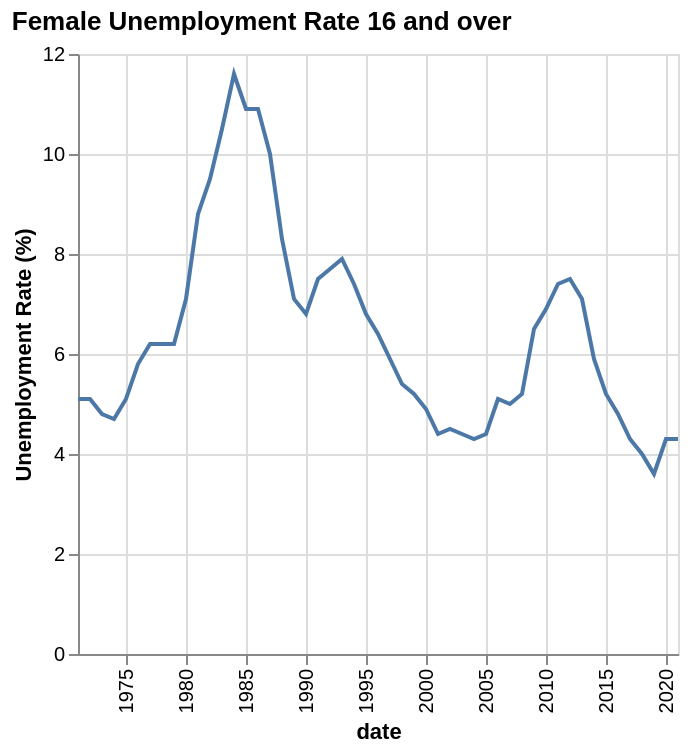

Vega-Lite specification stored for this chart:
### Vega-Lite specification from a JSON file in a GitHub repository (floating-point values rounded to 4 significant figures)
{"$schema": "https://vega.github.io/schema/vega-lite/v5.json", "title": {"text": "Female Unemployment Rate 16 and over", "subtitleFontStyle": "italic", "subtitleFontSize": 10, "anchor": "start", "color": "black"}, "data": {"values": [{"date": "1971", "label": "1971", "month": "", "quarter": "", "sourceDataset": "LMS", "updateDate": "2015-10-13T23:00:00.000Z", "value": "5.1", "year": "1971"}, {"date": "1972", "label": "1972", "month": "", "quarter": "", "sourceDataset": "LMS", "updateDate": "2015-10-13T23:00:00.000Z", "value": "5.1", "year": "1972"}, {"date": "1973", "label": "1973", "month": "", "quarter": "", "sourceDataset": "LMS", "updateDate": "2015-10-13T23:00:00.000Z", "value": "4.8", "year": "1973"}, {"date": "1974", "label": "1974", "month": "", "quarter": "", "sourceDataset": "LMS", "updateDate": "2015-10-13T23:00:00.000Z", "value": "4.7", "year": "1974"}, {"date": "1975", "label": "1975", "month": "", "quarter": "", "sourceDataset": "LMS", "updateDate": "2015-10-13T23:00:00.000Z", "value": "5.1", "year": "1975"}, {"date": "1976", "label": "1976", "month": "", "quarter": "", "sourceDataset": "LMS", "updateDate": "2015-10-13T23:00:00.000Z", "value": "5.8", "year": "1976"}, {"date": "1977", "label": "1977", "month": "", "quarter": "", "sourceDataset": "LMS", "updateDate": "2015-10-13T23:00:00.000Z", "value": "6.2", "year": "1977"}, {"date": "1978", "label": "1978", "month": "", "quarter": "", "sourceDataset": "LMS", "updateDate": "2015-10-13T23:00:00.000Z", "value": "6.2", "year": "1978"}, {"date": "1979", "label": "1979", "month": "", "quarter": "", "sourceDataset": "LMS", "updateDate": "2015-10-13T23:00:00.000Z", "value": "6.2", "year": "1979"}, {"date": "1980", "label": "1980", "month": "", "quarter": "", "sourceDataset": "LMS", "updateDate": "2015-10-13T23:00:00.000Z", "value": "7.1", "year": "1980"}, {"date": "1981", "label": "1981", "month": "", "quarter": "", "sourceDataset": "LMS", "updateDate": "2015-10-13T23:00:00.000Z", "value": "8.8", "year": "1981"}, {"date": "1982", "label": "1982", "month": "", "quarter": "", "sourceDataset": "LMS", "updateDate": "2015-10-13T23:00:00.000Z", "value": "9.5", "year": "1982"}, {"date": "1983", "label": "1983", "month": "", "quarter": "", "sourceDataset": "LMS", "updateDate": "2015-10-13T23:00:00.000Z", "value": "10.5", "year": "1983"}, {"date": "1984", "label": "1984", "month": "", "quarter": "", "sourceDataset": "LMS", "updateDate": "2015-10-13T23:00:00.000Z", "value": "11.6", "year": "1984"}, {"date": "1985", "label": "1985", "month": "", "quarter": "", "sourceDataset": "LMS", "updateDate": "2015-10-13T23:00:00.000Z", "value": "10.9", "year": "1985"}, {"date": "1986", "label": "1986", "month": "", "quarter": "", "sourceDataset": "LMS", "updateDate": "2015-10-13T23:00:00.000Z", "value": "10.9", "year": "1986"}, {"date": "1987", "label": "1987", "month": "", "quarter": "", "sourceDataset": "LMS", "updateDate": "2015-10-13T23:00:00.000Z", "value": "10.0", "year": "1987"}, {"date": "1988", "label": "1988", "month": "", "quarter": "", "sourceDataset": "LMS", "updateDate": "2015-10-13T23:00:00.000Z", "value": "8.3", "year": "1988"}, {"date": "1989", "label": "1989", "month": "", "quarter": "", "sourceDataset": "LMS", "updateDate": "2015-10-13T23:00:00.000Z", "value": "7.1", "year": "1989"}, {"date": "1990", "label": "1990", "month": "", "quarter": "", "sourceDataset": "LMS", "updateDate": "2015-10-13T23:00:00.000Z", "value": "6.8", "year": "1990"}, {"date": "1991", "label": "1991", "month": "", "quarter": "", "sourceDataset": "LMS", "updateDate": "2015-10-13T23:00:00.000Z", "value": "7.5", "year": "1991"}, {"date": "1992", "label": "1992", "month": "", "quarter": "", "sourceDataset": "LMS", "updateDate": "2015-10-13T23:00:00.000Z", "value": "7.7", "year": "1992"}, {"date": "1993", "label": "1993", "month": "", "quarter": "", "sourceDataset": "LMS", "updateDate": "2015-10-13T23:00:00.000Z", "value": "7.9", "year": "1993"}, {"date": "1994", "label": "1994", "month": "", "quarter": "", "sourceDataset": "LMS", "updateDate": "2015-10-13T23:00:00.000Z", "value": "7.4", "year": "1994"}, {"date": "1995", "label": "1995", "month": "", "quarter": "", "sourceDataset": "LMS", "updateDate": "2015-10-13T23:00:00.000Z", "value": "6.8", "year": "1995"}, {"date": "1996", "label": "1996", "month": "", "quarter": "", "sourceDataset": "LMS", "updateDate": "2015-10-13T23:00:00.000Z", "value": "6.4", "year": "1996"}, {"date": "1997", "label": "1997", "month": "", "quarter": "", "sourceDataset": "LMS", "updateDate": "2015-10-13T23:00:00.000Z", "value": "5.9", "year": "1997"}, {"date": "1998", "label": "1998", "month": "", "quarter": "", "sourceDataset": "LMS", "updateDate": "2015-10-13T23:00:00.000Z", "value": "5.4", "year": "1998"}, {"date": "1999", "label": "1999", "month": "", "quarter": "", "sourceDataset": "LMS", "updateDate": "2015-10-13T23:00:00.000Z", "value": "5.2", "year": "1999"}, {"date": "2000", "label": "2000", "month": "", "quarter": "", "sourceDataset": "LMS", "updateDate": "2015-10-13T23:00:00.000Z", "value": "4.9", "year": "2000"}, {"date": "2001", "label": "2001", "month": "", "quarter": "", "sourceDataset": "LMS", "updateDate": "2015-10-13T23:00:00.000Z", "value": "4.4", "year": "2001"}, {"date": "2002", "label": "2002", "month": "", "quarter": "", "sourceDataset": "LMS", "updateDate": "2015-10-13T23:00:00.000Z", "value": "4.5", "year": "2002"}, {"date": "2003", "label": "2003", "month": "", "quarter": "", "sourceDataset": "LMS", "updateDate": "2015-10-13T23:00:00.000Z", "value": "4.4", "year": "2003"}, {"date": "2004", "label": "2004", "month": "", "quarter": "", "sourceDataset": "LMS", "updateDate": "2015-10-13T23:00:00.000Z", "value": "4.3", "year": "2004"}, {"date": "2005", "label": "2005", "month": "", "quarter": "", "sourceDataset": "LMS", "updateDate": "2015-10-13T23:00:00.000Z", "value": "4.4", "year": "2005"}, {"date": "2006", "label": "2006", "month": "", "quarter": "", "sourceDataset": "LMS", "updateDate": "2015-10-13T23:00:00.000Z", "value": "5.1", "year": "2006"}, {"date": "2007", "label": "2007", "month": "", "quarter": "", "sourceDataset": "LMS", "updateDate": "2015-10-13T23:00:00.000Z", "value": "5.0", "year": "2007"}, {"date": "2008", "label": "2008", "month": "", "quarter": "", "sourceDataset": "LMS", "updateDate": "2015-10-13T23:00:00.000Z", "value": "5.2", "year": "2008"}, {"date": "2009", "label": "2009", "month": "", "quarter": "", "sourceDataset": "LMS", "updateDate": "2015-10-13T23:00:00.000Z", "value": "6.5", "year": "2009"}, {"date": "2010", "label": "2010", "month": "", "quarter": "", "sourceDataset": "LMS", "updateDate": "2015-10-13T23:00:00.000Z", "value": "6.9", "year": "2010"}, {"date": "2011", "label": "2011", "month": "", "quarter": "", "sourceDataset": "LMS", "updateDate": "2015-10-13T23:00:00.000Z", "value": "7.4", "year": "2011"}, {"date": "2012", "label": "2012", "month": "", "quarter": "", "sourceDataset": "LMS", "updateDate": "2015-10-13T23:00:00.000Z", "value": "7.5", "year": "2012"}, {"date": "2013", "label": "2013", "month": "", "quarter": "", "sourceDataset": "LMS", "updateDate": "2016-05-18T08:30:00.000Z", "value": "7.1", "year": "2013"}, {"date": "2014", "label": "2014", "month": "", "quarter": "", "sourceDataset": "LMS", "updateDate": "2015-10-13T23:00:00.000Z", "value": "5.9", "year": "2014"}, {"date": "2015", "label": "2015", "month": "", "quarter": "", "sourceDataset": "LMS", "updateDate": "2016-03-16T09:30:00.000Z", "value": "5.2", "year": "2015"}, {"date": "2016", "label": "2016", "month": "", "quarter": "", "sourceDataset": "LMS", "updateDate": "2017-02-15T00:00:00.000Z", "value": "4.8", "year": "2016"}, {"date": "2017", "label": "2017", "month": "", "quarter": "", "sourceDataset": "LMS", "updateDate": "2018-02-21T00:00:00.000Z", "value": "4.3", "year": "2017"}, {"date": "2018", "label": "2018", "month": "", "quarter": "", "sourceDataset": "LMS", "updateDate": "2019-02-19T00:00:00.000Z", "value": "4.0", "year": "2018"}, {"date": "2019", "label": "2019", "month": "", "quarter": "", "sourceDataset": "LMS", "updateDate": "2020-02-18T00:00:00.000Z", "value": "3.6", "year": "2019"}, {"date": "2020", "label": "2020", "month": "", "quarter": "", "sourceDataset": "LMS", "updateDate": "2021-07-14T23:00:00.000Z", "value": "4.3", "year": "2020"}, {"date": "2021", "label": "2021", "month": "", "quarter": "", "sourceDataset": "LMS", "updateDate": "2022-02-15T00:00:00.000Z", "value": "4.3", "year": "2021"}]}, "mark": "line", "encoding": {"x": {"field": "date", "type": "temporal", "axis": {"labelAngle": -90}}, "y": {"field": "value", "type": "quantitative", "title": "Unemployment Rate (%)"}}}
